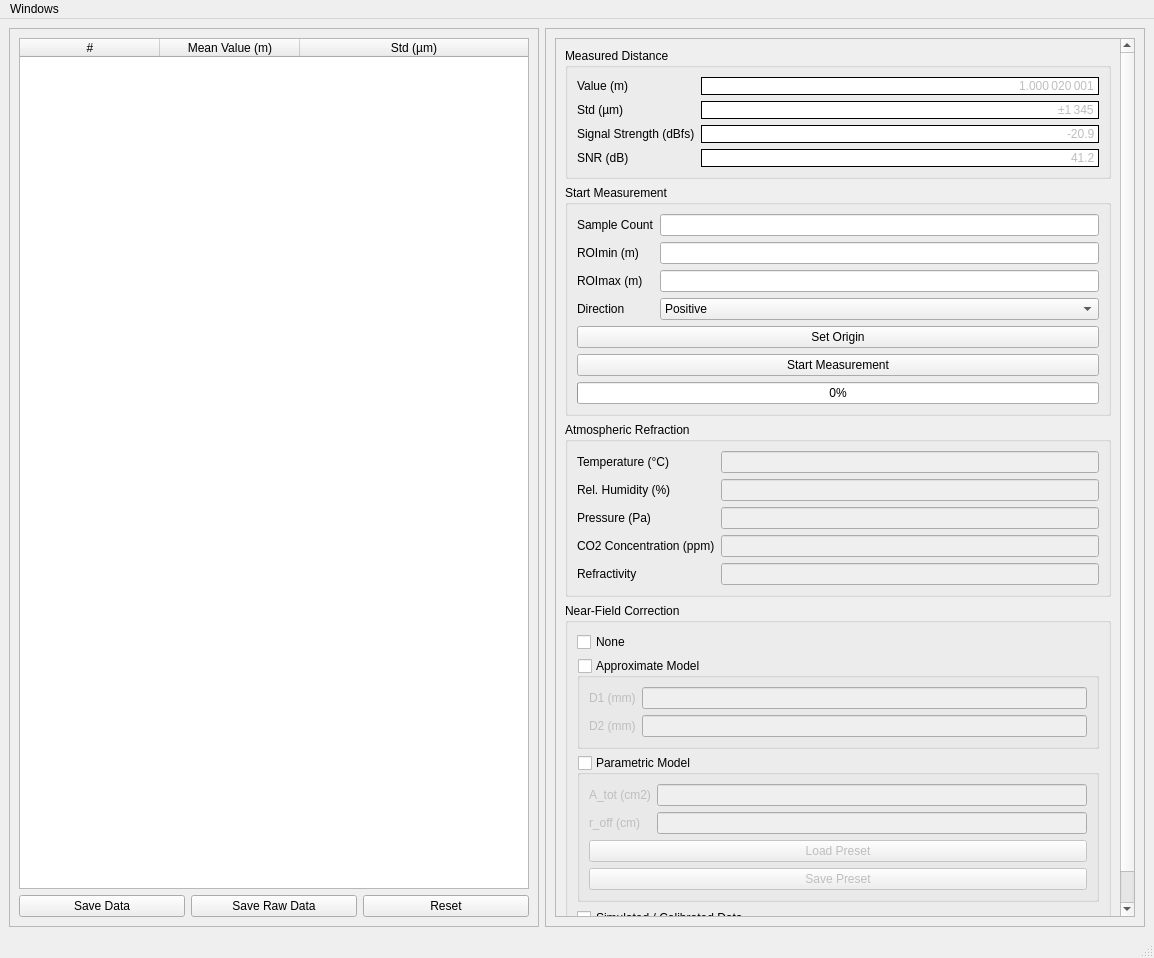
<?xml version="1.0" encoding="UTF-8"?>
<ui version="4.0">
 <class>main_window</class>
 <widget class="QMainWindow" name="main_window">
  <property name="geometry">
   <rect>
    <x>0</x>
    <y>0</y>
    <width>1154</width>
    <height>958</height>
   </rect>
  </property>
  <property name="sizePolicy">
   <sizepolicy hsizetype="Preferred" vsizetype="Preferred">
    <horstretch>0</horstretch>
    <verstretch>0</verstretch>
   </sizepolicy>
  </property>
  <property name="minimumSize">
   <size>
    <width>1000</width>
    <height>700</height>
   </size>
  </property>
  <property name="windowTitle">
   <string>rangingTool</string>
  </property>
  <widget class="QWidget" name="centralwidget">
   <layout class="QHBoxLayout" name="horizontalLayout">
    <item>
     <widget class="QFrame" name="frame">
      <property name="sizePolicy">
       <sizepolicy hsizetype="Preferred" vsizetype="Preferred">
        <horstretch>0</horstretch>
        <verstretch>0</verstretch>
       </sizepolicy>
      </property>
      <property name="frameShape">
       <enum>QFrame::StyledPanel</enum>
      </property>
      <property name="frameShadow">
       <enum>QFrame::Raised</enum>
      </property>
      <property name="midLineWidth">
       <number>0</number>
      </property>
      <layout class="QVBoxLayout" name="verticalLayout_8">
       <item>
        <layout class="QVBoxLayout" name="verticalLayout_7">
         <item>
          <widget class="QTableWidget" name="table_measurements">
           <property name="enabled">
            <bool>true</bool>
           </property>
           <property name="sizePolicy">
            <sizepolicy hsizetype="Expanding" vsizetype="Expanding">
             <horstretch>0</horstretch>
             <verstretch>0</verstretch>
            </sizepolicy>
           </property>
           <attribute name="horizontalHeaderVisible">
            <bool>true</bool>
           </attribute>
           <attribute name="horizontalHeaderCascadingSectionResizes">
            <bool>false</bool>
           </attribute>
           <attribute name="horizontalHeaderDefaultSectionSize">
            <number>140</number>
           </attribute>
           <attribute name="horizontalHeaderHighlightSections">
            <bool>true</bool>
           </attribute>
           <attribute name="horizontalHeaderStretchLastSection">
            <bool>true</bool>
           </attribute>
           <attribute name="verticalHeaderVisible">
            <bool>false</bool>
           </attribute>
           <attribute name="verticalHeaderHighlightSections">
            <bool>true</bool>
           </attribute>
           <column>
            <property name="text">
             <string>#</string>
            </property>
           </column>
           <column>
            <property name="text">
             <string>Mean Value (m)</string>
            </property>
           </column>
           <column>
            <property name="text">
             <string>Std (µm)</string>
            </property>
           </column>
          </widget>
         </item>
         <item>
          <layout class="QVBoxLayout" name="verticalLayout_5">
           <item>
            <layout class="QGridLayout" name="gridLayout">
             <item row="0" column="0">
              <widget class="QPushButton" name="btn_save_data">
               <property name="text">
                <string>Save Data</string>
               </property>
              </widget>
             </item>
             <item row="0" column="2">
              <widget class="QPushButton" name="btn_reset">
               <property name="text">
                <string>Reset</string>
               </property>
              </widget>
             </item>
             <item row="0" column="1">
              <widget class="QPushButton" name="btn_save_raw_data">
               <property name="text">
                <string>Save Raw Data</string>
               </property>
              </widget>
             </item>
            </layout>
           </item>
          </layout>
         </item>
        </layout>
       </item>
      </layout>
     </widget>
    </item>
    <item>
     <widget class="QFrame" name="frame_2">
      <property name="sizePolicy">
       <sizepolicy hsizetype="Fixed" vsizetype="Preferred">
        <horstretch>0</horstretch>
        <verstretch>0</verstretch>
       </sizepolicy>
      </property>
      <property name="minimumSize">
       <size>
        <width>600</width>
        <height>0</height>
       </size>
      </property>
      <property name="frameShape">
       <enum>QFrame::StyledPanel</enum>
      </property>
      <property name="frameShadow">
       <enum>QFrame::Raised</enum>
      </property>
      <layout class="QVBoxLayout" name="verticalLayout_9">
       <item>
        <widget class="QScrollArea" name="scrollArea">
         <property name="minimumSize">
          <size>
           <width>0</width>
           <height>0</height>
          </size>
         </property>
         <property name="widgetResizable">
          <bool>true</bool>
         </property>
         <widget class="QWidget" name="scrollAreaWidgetContents">
          <property name="geometry">
           <rect>
            <x>0</x>
            <y>-388</y>
            <width>557</width>
            <height>1248</height>
           </rect>
          </property>
          <layout class="QVBoxLayout" name="verticalLayout_10">
           <item>
            <widget class="QGroupBox" name="groupBox_6">
             <property name="title">
              <string>Measured Distance</string>
             </property>
             <layout class="QVBoxLayout" name="verticalLayout">
              <item>
               <layout class="QFormLayout" name="formLayout_2">
                <item row="1" column="0">
                 <widget class="QLabel" name="label_2">
                  <property name="text">
                   <string>Value (m)</string>
                  </property>
                 </widget>
                </item>
                <item row="2" column="0">
                 <widget class="QLabel" name="label_3">
                  <property name="text">
                   <string>Std (µm)</string>
                  </property>
                 </widget>
                </item>
                <item row="3" column="0">
                 <widget class="QLabel" name="label_4">
                  <property name="text">
                   <string>Signal Strength (dBfs)</string>
                  </property>
                 </widget>
                </item>
                <item row="4" column="0">
                 <widget class="QLabel" name="label_5">
                  <property name="text">
                   <string>SNR (dB)</string>
                  </property>
                 </widget>
                </item>
                <item row="4" column="1">
                 <widget class="QLineEdit" name="ledit_snr">
                  <property name="enabled">
                   <bool>false</bool>
                  </property>
                  <property name="styleSheet">
                   <string notr="true">font: 22pt &quot;Courier New Bold&quot;;
border: 2px solid black;
border-width: 1px;</string>
                  </property>
                  <property name="text">
                   <string>41.2</string>
                  </property>
                  <property name="alignment">
                   <set>Qt::AlignRight|Qt::AlignTrailing|Qt::AlignVCenter</set>
                  </property>
                 </widget>
                </item>
                <item row="1" column="1">
                 <widget class="QLineEdit" name="ledit_distance_value">
                  <property name="enabled">
                   <bool>false</bool>
                  </property>
                  <property name="styleSheet">
                   <string notr="true">font: 22pt &quot;Courier New Bold&quot;;
border: 2px solid black;
border-width: 1px;</string>
                  </property>
                  <property name="text">
                   <string>1.000 020 001</string>
                  </property>
                  <property name="alignment">
                   <set>Qt::AlignRight|Qt::AlignTrailing|Qt::AlignVCenter</set>
                  </property>
                 </widget>
                </item>
                <item row="2" column="1">
                 <widget class="QLineEdit" name="ledit_distance_std">
                  <property name="enabled">
                   <bool>false</bool>
                  </property>
                  <property name="styleSheet">
                   <string notr="true">font: 22pt &quot;Courier New Bold&quot;;
border: 2px solid black;
border-width: 1px;</string>
                  </property>
                  <property name="text">
                   <string>±1 345</string>
                  </property>
                  <property name="alignment">
                   <set>Qt::AlignRight|Qt::AlignTrailing|Qt::AlignVCenter</set>
                  </property>
                 </widget>
                </item>
                <item row="3" column="1">
                 <widget class="QLineEdit" name="ledit_signal_strength">
                  <property name="enabled">
                   <bool>false</bool>
                  </property>
                  <property name="styleSheet">
                   <string notr="true">font: 22pt &quot;Courier New Bold&quot;;
border: 2px solid black;
border-width: 1px;</string>
                  </property>
                  <property name="text">
                   <string>-20.9</string>
                  </property>
                  <property name="alignment">
                   <set>Qt::AlignRight|Qt::AlignTrailing|Qt::AlignVCenter</set>
                  </property>
                 </widget>
                </item>
               </layout>
              </item>
             </layout>
            </widget>
           </item>
           <item>
            <widget class="QGroupBox" name="groupBox_5">
             <property name="title">
              <string>Start Measurement</string>
             </property>
             <layout class="QVBoxLayout" name="verticalLayout_4">
              <item>
               <layout class="QFormLayout" name="formLayout">
                <item row="0" column="0">
                 <widget class="QLabel" name="label">
                  <property name="text">
                   <string>Sample Count</string>
                  </property>
                 </widget>
                </item>
                <item row="0" column="1">
                 <widget class="QLineEdit" name="ledit_sample_count"/>
                </item>
                <item row="1" column="0">
                 <widget class="QLabel" name="label_12">
                  <property name="text">
                   <string>ROImin (m)</string>
                  </property>
                 </widget>
                </item>
                <item row="1" column="1">
                 <widget class="QLineEdit" name="ledit_roi_min"/>
                </item>
                <item row="2" column="0">
                 <widget class="QLabel" name="label_13">
                  <property name="text">
                   <string>ROImax (m)</string>
                  </property>
                 </widget>
                </item>
                <item row="2" column="1">
                 <widget class="QLineEdit" name="ledit_roi_max"/>
                </item>
                <item row="3" column="1">
                 <widget class="QComboBox" name="cobox_direction">
                  <item>
                   <property name="text">
                    <string>Positive</string>
                   </property>
                  </item>
                  <item>
                   <property name="text">
                    <string>Negative</string>
                   </property>
                  </item>
                 </widget>
                </item>
                <item row="3" column="0">
                 <widget class="QLabel" name="label_14">
                  <property name="text">
                   <string>Direction</string>
                  </property>
                 </widget>
                </item>
               </layout>
              </item>
              <item>
               <widget class="QPushButton" name="btn_set_origin">
                <property name="text">
                 <string>Set Origin</string>
                </property>
               </widget>
              </item>
              <item>
               <widget class="QPushButton" name="btn_start_measurement">
                <property name="text">
                 <string>Start Measurement</string>
                </property>
               </widget>
              </item>
              <item>
               <widget class="QProgressBar" name="pbar_measurement">
                <property name="value">
                 <number>0</number>
                </property>
               </widget>
              </item>
             </layout>
            </widget>
           </item>
           <item>
            <widget class="QGroupBox" name="groupBox_2">
             <property name="title">
              <string>Atmospheric Refraction</string>
             </property>
             <layout class="QVBoxLayout" name="verticalLayout_2">
              <item>
               <layout class="QFormLayout" name="formLayout_3">
                <item row="0" column="0">
                 <widget class="QLabel" name="label_6">
                  <property name="text">
                   <string>Temperature (°C)</string>
                  </property>
                 </widget>
                </item>
                <item row="1" column="0">
                 <widget class="QLabel" name="label_7">
                  <property name="text">
                   <string>Rel. Humidity (%)</string>
                  </property>
                 </widget>
                </item>
                <item row="2" column="0">
                 <widget class="QLabel" name="label_8">
                  <property name="text">
                   <string>Pressure (Pa)</string>
                  </property>
                 </widget>
                </item>
                <item row="4" column="0">
                 <widget class="QLabel" name="label_9">
                  <property name="text">
                   <string>Refractivity</string>
                  </property>
                 </widget>
                </item>
                <item row="0" column="1">
                 <widget class="QLineEdit" name="ledit_temp">
                  <property name="enabled">
                   <bool>false</bool>
                  </property>
                 </widget>
                </item>
                <item row="1" column="1">
                 <widget class="QLineEdit" name="ledit_hum">
                  <property name="enabled">
                   <bool>false</bool>
                  </property>
                 </widget>
                </item>
                <item row="2" column="1">
                 <widget class="QLineEdit" name="ledit_press">
                  <property name="enabled">
                   <bool>false</bool>
                  </property>
                 </widget>
                </item>
                <item row="4" column="1">
                 <widget class="QLineEdit" name="ledit_refractivity">
                  <property name="enabled">
                   <bool>false</bool>
                  </property>
                 </widget>
                </item>
                <item row="3" column="0">
                 <widget class="QLabel" name="label_15">
                  <property name="text">
                   <string>CO2 Concentration (ppm)</string>
                  </property>
                 </widget>
                </item>
                <item row="3" column="1">
                 <widget class="QLineEdit" name="ledit_co2">
                  <property name="enabled">
                   <bool>false</bool>
                  </property>
                 </widget>
                </item>
               </layout>
              </item>
             </layout>
            </widget>
           </item>
           <item>
            <widget class="QGroupBox" name="groupBox_3">
             <property name="title">
              <string>Near-Field Correction</string>
             </property>
             <layout class="QVBoxLayout" name="verticalLayout_3">
              <item>
               <widget class="QCheckBox" name="cbox_nfc_none">
                <property name="text">
                 <string>None</string>
                </property>
               </widget>
              </item>
              <item>
               <widget class="QGroupBox" name="cbox_nfc_cfe">
                <property name="title">
                 <string>Approximate Model</string>
                </property>
                <property name="checkable">
                 <bool>true</bool>
                </property>
                <property name="checked">
                 <bool>false</bool>
                </property>
                <layout class="QFormLayout" name="formLayout_5">
                 <item row="0" column="0">
                  <widget class="QLabel" name="label_17">
                   <property name="text">
                    <string>D1 (mm)</string>
                   </property>
                  </widget>
                 </item>
                 <item row="0" column="1">
                  <widget class="QLineEdit" name="ledit_d1"/>
                 </item>
                 <item row="1" column="0">
                  <widget class="QLabel" name="label_16">
                   <property name="text">
                    <string>D2 (mm)</string>
                   </property>
                  </widget>
                 </item>
                 <item row="1" column="1">
                  <widget class="QLineEdit" name="ledit_d2"/>
                 </item>
                </layout>
               </widget>
              </item>
              <item>
               <widget class="QGroupBox" name="cbox_nfc_pm">
                <property name="title">
                 <string>Parametric Model</string>
                </property>
                <property name="checkable">
                 <bool>true</bool>
                </property>
                <property name="checked">
                 <bool>false</bool>
                </property>
                <layout class="QVBoxLayout" name="verticalLayout_6">
                 <item>
                  <layout class="QFormLayout" name="formLayout_4">
                   <item row="0" column="0">
                    <widget class="QLabel" name="label_10">
                     <property name="text">
                      <string>A_tot (cm2)</string>
                     </property>
                    </widget>
                   </item>
                   <item row="1" column="0">
                    <widget class="QLabel" name="label_11">
                     <property name="text">
                      <string>r_off (cm)</string>
                     </property>
                    </widget>
                   </item>
                   <item row="0" column="1">
                    <widget class="QLineEdit" name="ledit_a_tot"/>
                   </item>
                   <item row="1" column="1">
                    <widget class="QLineEdit" name="ledit_r_off"/>
                   </item>
                  </layout>
                 </item>
                 <item>
                  <widget class="QPushButton" name="btn_load_preset">
                   <property name="text">
                    <string>Load Preset</string>
                   </property>
                  </widget>
                 </item>
                 <item>
                  <widget class="QPushButton" name="btn_save_preset">
                   <property name="text">
                    <string>Save Preset</string>
                   </property>
                  </widget>
                 </item>
                </layout>
               </widget>
              </item>
              <item>
               <widget class="QCheckBox" name="cbox_nfc_func">
                <property name="text">
                 <string>Simulated / Calibrated Data</string>
                </property>
               </widget>
              </item>
             </layout>
            </widget>
           </item>
          </layout>
         </widget>
        </widget>
       </item>
      </layout>
     </widget>
    </item>
   </layout>
  </widget>
  <widget class="QStatusBar" name="statusbar"/>
  <widget class="QMenuBar" name="menuBar">
   <property name="geometry">
    <rect>
     <x>0</x>
     <y>0</y>
     <width>1154</width>
     <height>25</height>
    </rect>
   </property>
   <widget class="QMenu" name="menuWindow">
    <property name="title">
     <string>Windows</string>
    </property>
    <addaction name="action_calibration"/>
    <addaction name="action_alignment"/>
    <addaction name="action_echo"/>
    <addaction name="action_history"/>
   </widget>
   <addaction name="menuWindow"/>
  </widget>
  <action name="action_alignment">
   <property name="text">
    <string>Alignment</string>
   </property>
  </action>
  <action name="action_echo">
   <property name="text">
    <string>Echo Plot</string>
   </property>
  </action>
  <action name="action_history">
   <property name="text">
    <string>History Plot</string>
   </property>
  </action>
  <action name="action_calibration">
   <property name="text">
    <string>Signal Calibration</string>
   </property>
  </action>
 </widget>
 <resources/>
 <connections/>
</ui>
